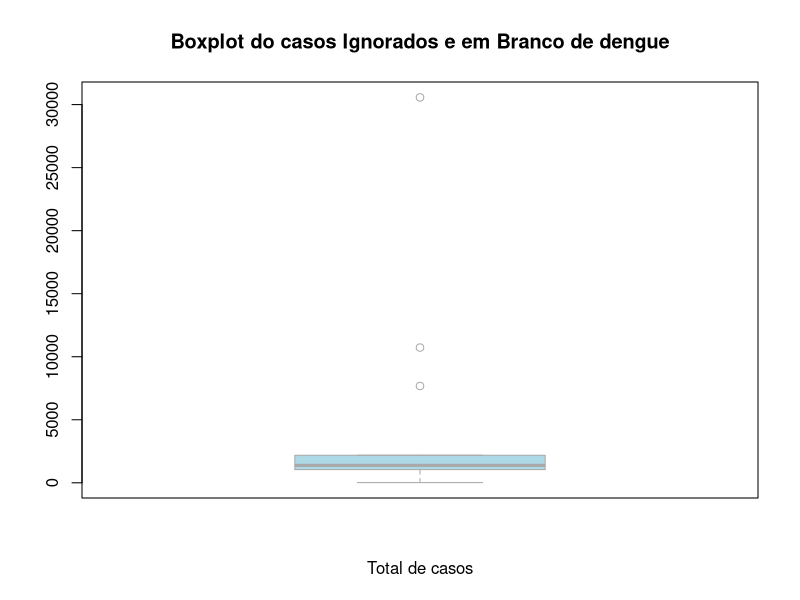
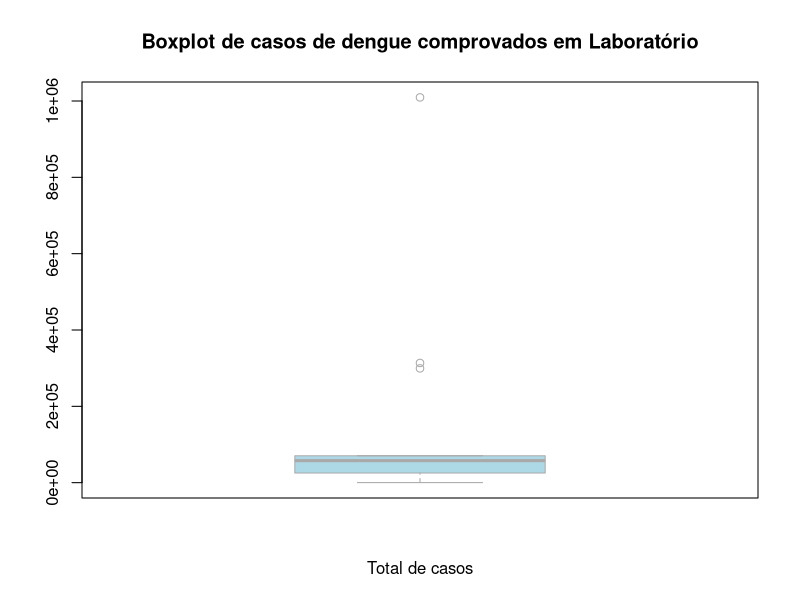
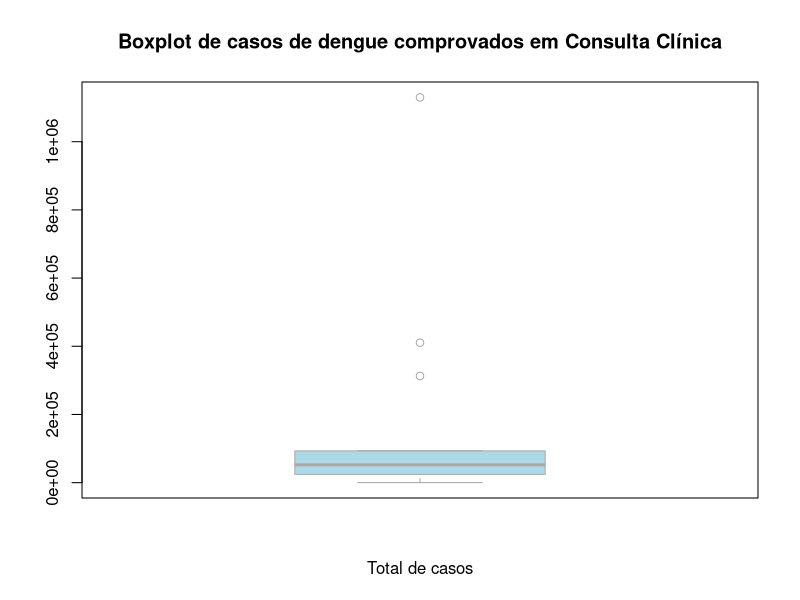
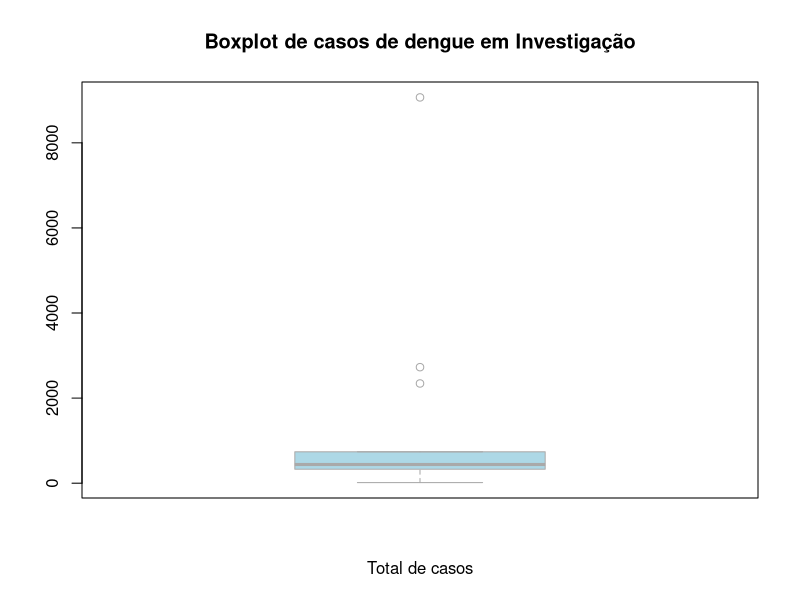
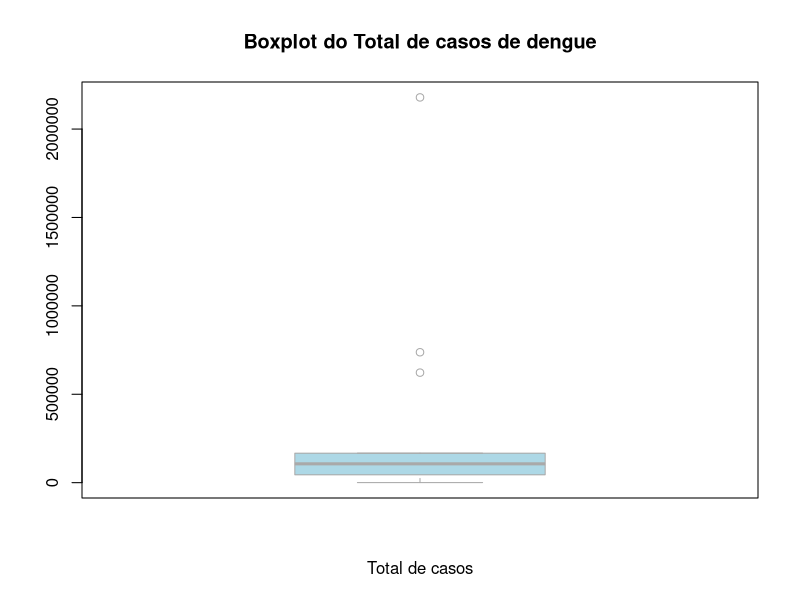

The R source for these figures, in order:
#Análise Descritiva 1
# DENGUE - Notificações registradas no Sistema de Informação de Agravos de Notificação - São Paulo 2024

colunas <- read.csv("dengue_etaria.csv", sep = ";", fileEncoding = "latin1", skip = 3, nrows = 1, header = FALSE)
dados <- read.csv("dengue_etaria.csv",
                  sep = ";",
                  fileEncoding = "latin1",
                  skip = 4,
                  header = FALSE,
                  col.names = unlist(colunas),
                  check.names = FALSE)
View(dados)
#Conseguimos ver os dados do Data Sus agora
#Porém, esses dados contam com informações faltantes, vamos tratar essa tabela para análise.
faixa <- dados[[1]]
#Limpando as colunas agora
numeros <- as.data.frame(lapply(dados[ , -1], function(x) {
  x <- as.character(x)
  x <- gsub("\\.", "", x)         # remove pontos (separador de milhar)
  x <- gsub(",", "", x)           # remove vírgulas
  x <- gsub("\"", "", x)          # remove aspas
  x <- trimws(x)                  # remove espaços antes/depois
  x[x == ""] <- NA                # substitui string vazia por NA
  as.numeric(x)
}))

# Junta tudo de novo com a coluna de faixa etária
dados_limpos <- cbind(Faixa_Etaria = faixa, numeros)
names(dados_limpos) <- c("Faixa_Etaria", "Ign_Branco", "Laboratorial", "Clinico", "Investigacao", "Total")
#Agora temos dados limpos (sem NAs) para trabalhar. vamos começar a analisar.
#Temos as seguintes formas de confirmação de casos de dengue notificados: 1)Ign/Branco, 2)Laboratorial, 3)Clínico-Epidemiológico, 4) Em investigação e 5)Total
#Começaremos obtendo as medidas de Tendência Central (média, moda, mediana) para as notificações do caso 2. 

#Caso 1 - Ign/Branco
#Média, Moda, Mediana
media_ignb <- mean(dados_limpos$Ign_Branco, na.rm = TRUE)
moda_ignb <- as.numeric(names(sort(table(dados_limpos$Ign_Branco),decreasing = TRUE) [1]))
mediana_ignb <- median(dados_limpos$Ign_Branco, na.rm = TRUE)
cat(media_ignb, moda_ignb, mediana_ignb)

#Medidas de Dispersão
#Variância, Erro, Coeficiente de Variação
var_ignb <- var(dados_limpos$Ign_Branco, na.rm = TRUE)
dp_ignb <- sd(dados_limpos$Ign_Branco, na.rm = TRUE)
cv_ignb <- (dp_ignb/media_ignb)*100
cat(var_ignb, dp_ignb, cv_ignb)

#Tabela de Contigência para visualização
tab_ignb <-  cbind("Media", media_ignb, "Moda", moda_ignb, "Mediana", mediana_ignb, "Variancia", var_ignb, "Desvio Padrao", dp_ignb, "Coef. Variancia", cv_ignb)
tab_ignb

#Criando um boxplot para visualizar melhor
boxplot((dados_limpos$Ign_Branco),
        main = "Boxplot do casos Ignorados e em Branco de dengue",
        xlab = "Total de casos",
        col = c("lightblue", "lightgreen", "orange", "pink", "lavender"),
        border = "darkgray")

#Caso 2 - Laboratórial
#Média, Moda, Mediana
media_lab <- mean(dados_limpos$Laboratorial, na.rm = TRUE)
moda_lab <- as.numeric(names(sort(table(dados_limpos$Laboratorial),decreasing = TRUE)[1]))
mediana_lab <- median(dados_limpos$Laboratorial, na.rm = TRUE)
cat(media_lab, moda_lab, mediana_lab)

#Medidas de Dispersão
#Variância, Erro, Coeficiente de Variação
var_lab <- var(dados_limpos$Laboratorial, na.rm = TRUE)
dp_lab <- sd(dados_limpos$Laboratorial, na.rm = TRUE)
cv_lab <- (dp_lab/media_lab)*100
cat(var_lab, dp_lab, cv_lab)

#Tabela de Contigência para visualização
tab_lab <-  cbind("Media", media_lab, "Moda", moda_lab, "Mediana", mediana_lab, "Variancia", var_lab, "Desvio Padrao", dp_lab, "Coef. Variancia", cv_lab)
tab_lab

#Criando um boxplot para visualizar melhor
boxplot((dados_limpos$Laboratorial),
        main = "Boxplot de casos de dengue comprovados em Laboratório",
        xlab = "Total de casos",
        col = c("lightblue", "lightgreen", "orange", "pink", "lavender"),
        border = "darkgray")

#Caso 3 - Clínico-Epidemiológico
#Média, Moda, Mediana
media_clin <- mean(dados_limpos$Clinico, na.rm = TRUE)
moda_clin <- as.numeric(names(sort(table(dados_limpos$Clinico),decreasing = TRUE)[1]))
mediana_clin <- median(dados_limpos$Clinico, na.rm = TRUE)
cat(mediana_clin,moda_clin, mediana_clin)


#Medidas de Dispersão
#Variância, Erro, Coeficiente de Variação
var_clin <- var(dados_limpos$Clinico, na.rm = TRUE)
dp_clin <- sd(dados_limpos$Clinico, na.rm = TRUE)
cv_clin <- (dp_clin/media_clin)*100
cat(var_clin, dp_clin, cv_clin)

#Tabela de Contigência para visualização
tab_clin <-  cbind("Media", media_clin, "Moda", moda_clin, "Mediana", mediana_clin, "Variancia", var_clin, "Desvio Padrao", dp_clin, "Coef. Variancia", cv_clin)
tab_clin

#Criando um boxplot para visualizar melhor
boxplot((dados_limpos$Clinico),
        main = "Boxplot de casos de dengue comprovados em Consulta Clínica",
        xlab = "Total de casos",
        col = c("lightblue", "lightgreen", "orange", "pink", "lavender"),
        border = "darkgray")

#Caso 4 - Em Investigação
#Média, Moda, Mediana
media_in <- mean(dados_limpos$Investigacao, na.rm = TRUE)
moda_in <- as.numeric(names(sort(table(dados_limpos$Investigacao),decreasing = TRUE)[1]))
mediana_in <- median(dados_limpos$Investigacao, na.rm = TRUE)
cat(media_in, moda_in, mediana_in)


#Medidas de Dispersão
#Variância, Erro, Coeficiente de Variação
var_in <- var(dados_limpos$Investigacao, na.rm = TRUE)
dp_in <- sd(dados_limpos$Investigacao, na.rm = TRUE)
cv_in <- (dp_in/media_in)*100
cat(var_in, dp_in, cv_in)

#Tabela de Contigência para visualização
tab_in <-  cbind("Media", media_in, "Moda", moda_in, "Mediana", mediana_in, "Variancia", var_in, "Desvio Padrao", dp_in, "Coef. Variancia", cv_in)
tab_in

#Criando um boxplot para visualizar melhor
boxplot((dados_limpos$Investigacao),
        main = "Boxplot de casos de dengue em Investigação",
        xlab = "Total de casos",
        col = c("lightblue", "lightgreen", "orange", "pink", "lavender"),
        border = "darkgray")

#Caso 5 - Total
#Média, Moda, Mediana
media_total <- mean(dados_limpos$Total, na.rm = TRUE)
moda_total <- as.numeric(names(sort(table(dados_limpos$Total),decreasing = TRUE)[1]))
mediana_total <- median(dados_limpos$Total, na.rm = TRUE)
cat(media_total, moda_total, mediana_total)

#Medidas de Dispersão
#Variância, Erro, Coeficiente de Variação
var_tot <- var(dados_limpos$Total, na.rm = TRUE)
dp_tot <- sd(dados_limpos$Total, na.rm = TRUE)
cv_tot <- (dp_tot/media_total)*100
cat(var_tot, dp_tot, cv_tot)

#Tabela de Contigência para visualização
tab_tot <-  cbind("Media", media_total, "Moda", moda_total, "Mediana", mediana_total, "Variancia", var_tot, "Desvio Padrao", dp_tot, "Coef. Variancia", cv_tot)
tab_tot

#Criando um boxplot para visualizar melhor
boxplot((dados_limpos$Total),
        main = "Boxplot do Total de casos de dengue",
        xlab = "Total de casos",
        col = c("lightblue", "lightgreen", "orange", "pink", "lavender"),
        border = "darkgray")


